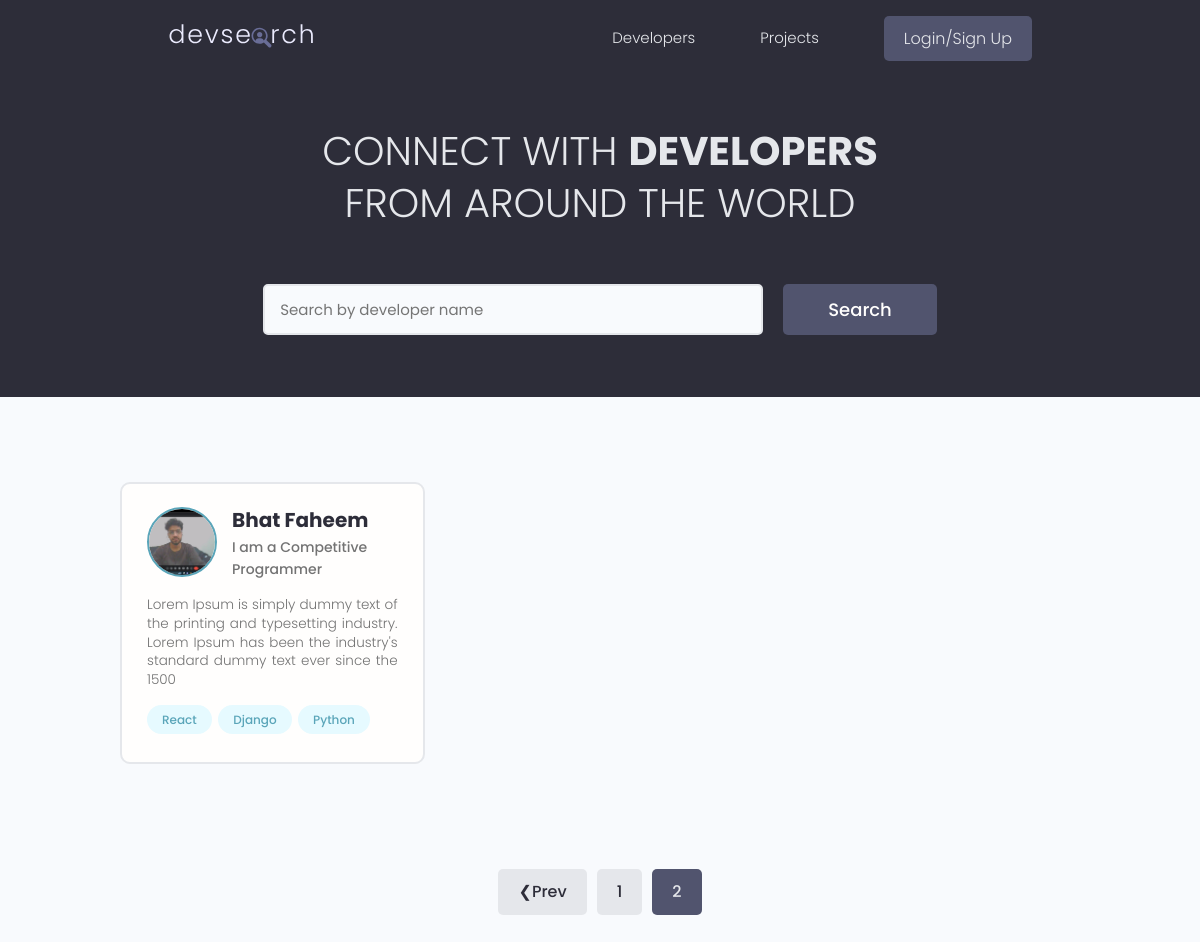
Page /?page=2 on the earlier database version.
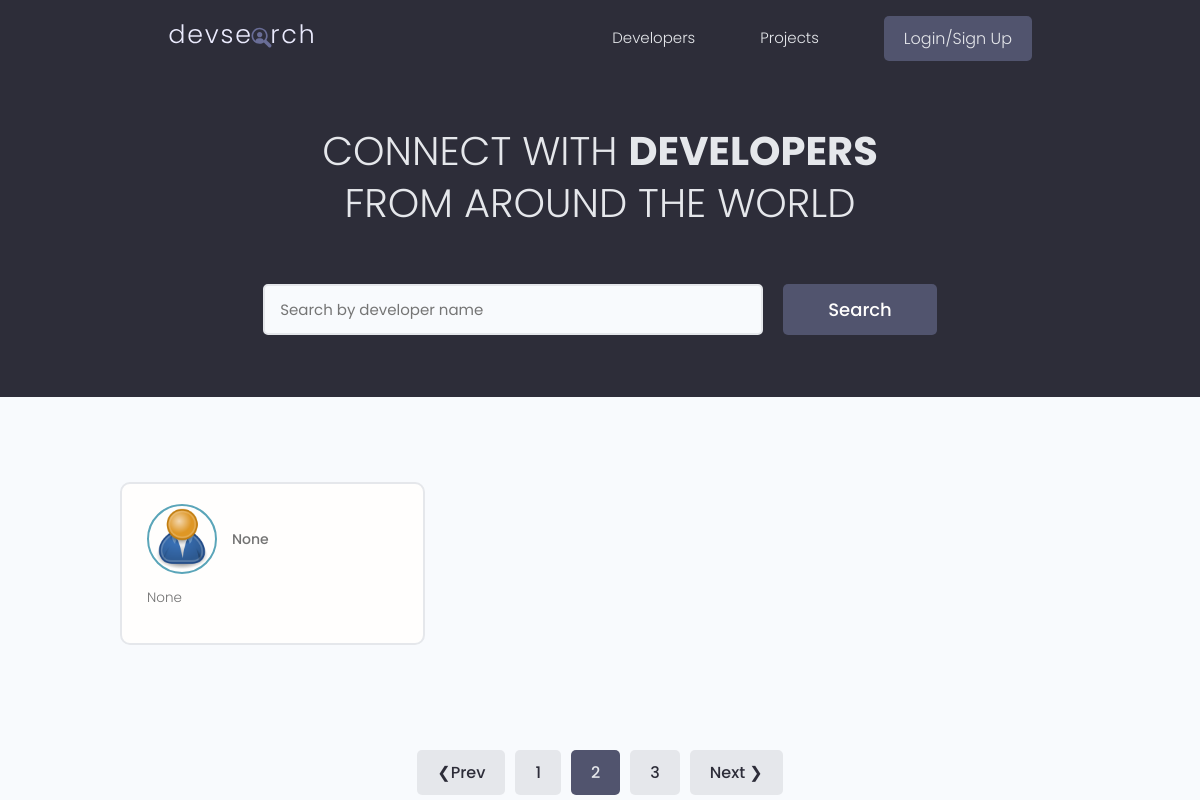
Same page on the later database version.
### users/models.py (models this page shows, shortened)
class Profile(models.Model):
    user = models.OneToOneField(User, on_delete=models.CASCADE, null=True, blank=True)
    name = models.CharField(max_length=200, blank=True, null=True)
    username = models.CharField(max_length=200, blank=True, null=True)
    location = models.CharField(max_length=200, blank=True, null=True)
    email = models.EmailField(max_length=500, null=True, blank=True)
    short_intro = models.CharField(max_length=200, blank=True, null=True)
    bio = models.TextField(blank=True, null=True)
    profile_img = models.ImageField(
        null=True,
        blank=True,
        upload_to="profiles/",
        default="profiles/user-default.png",
    )
    social_github = models.CharField(max_length=200, blank=True, null=True)
    social_twitter = models.CharField(max_length=200, blank=True, null=True)
    social_linkedin = models.CharField(max_length=200, blank=True, null=True)
    social_youtube = models.CharField(max_length=200, blank=True, null=True)
    social_website = models.CharField(max_length=200, blank=True, null=True)
    created = models.DateTimeField(auto_now_add=True)
    id = models.UUIDField(
        default=uuid.uuid4, unique=True, primary_key=True, editable=False
    )

class Skill(models.Model):
    owner = models.ForeignKey(Profile, on_delete=models.CASCADE, null=True, blank=True)
    name = models.CharField(max_length=200, blank=True, null=True)
    description = models.TextField(null=True, blank=True)
    created = models.DateTimeField(auto_now_add=True)
    id = models.UUIDField(
        default=uuid.uuid4, unique=True, primary_key=True, editable=False
    )
    def __str__(self):
        return str(self.name)

### users/views.py (the view)
# urls.py: path("", views.profiles, name="profiles"),
def profiles(request):
    profiles, search_query = searchProfiles(request)
    custom_range, profiles = paginationProfiles(request, profiles, 1)
    context = {
        "profiles": profiles,
        "search_query": search_query,
        "custom_range": custom_range,
    }
    return render(request, "users/profiles.html", context)

### users/utils.py (called while the page is built)
def paginationProfiles(request, profiles, results):
    page = request.GET.get("page")
    paginator = Paginator(profiles, results)
    try:
        profiles = paginator.page(page)
    except PageNotAnInteger:
        page = 1
        profiles = paginator.page(page)
    except EmptyPage:
        page = paginator.num_pages
        profiles = paginator.page(page)
    leftIndex = int(page) - 4
    if leftIndex < 1:
        leftIndex = 1
    rightIndex = int(page) + 5
    if rightIndex > paginator.num_pages:
        rightIndex = paginator.num_pages + 1
    custom_range = range(leftIndex, rightIndex)
    return custom_range, profiles

def searchProfiles(request):
    search_query = ""
    if request.GET.get("search_query"):
        search_query = request.GET.get("search_query")
    skills = Skill.objects.filter(name__icontains=search_query)
    profiles = Profile.objects.distinct().filter(
        Q(name__icontains=search_query)
        | Q(short_intro__icontains=search_query)
        | Q(skill__in=skills)
    )
    return profiles, search_query

### users/templates/users/profiles.html (shortened to what this page needs)
{% extends 'main.html' %} {% block content %}
<main class="home">
  <section class="hero-section text-center">
    <div class="container container--narrow">
      <div class="hero-section__box">
        <h2>CONNECT WITH <span>DEVELOPERS</span></h2>
        <h2>FROM AROUND THE WORLD</h2>
      </div>
      <div class="hero-section__search">
        <form
          id="searchForm"
          class="form"
          action="{% url 'profiles' %}"
          method="get"
        >
          <div class="form__field">
            <input
              class="input input--text"
              id="formInput#search"
              type="text"
              name="search_query"
              value="{{search_query}}"
              placeholder="Search by developer name"
            />
          </div>
          <input class="btn btn--sub btn--lg" type="submit" value="Search" />
        </form>
      </div>
    </div>
  </section>
  <section class="devlist">
    <div class="container">
      <div class="grid grid--three">
        {% for profile in profiles %}
        <div class="column card">
          <div class="dev">
            <a href="{% url 'user-profile' profile.id %}" class="card__body">
              <div class="dev__profile">
                <img
                  class="avatar avatar--md"
                  src="{{ profile.profile_img.url}}"
                  alt="image"
                />
                <div class="dev__meta">
                  <h3>{{profile.name}}</h3>
                  <h5>{{profile.short_intro|slice:"60"}}</h5>
                </div>
              </div>
              <p class="dev__info">{{profile.bio|slice:"150"}}</p>
              <div class="dev__skills">
                {% for skill in profile.skill_set.all|slice:"5" %}
                <span class="tag tag--pill tag--main">
                  <small>{{skill}}</small>
                </span>
                {% endfor %}
              </div>
            </a>
          </div>
        </div>
        {% endfor %}
      </div>
    </div>
  </section>
  {% include 'pagination.html' with queryset=profiles %}
</main>
{% endblock%}

Differences in the rows shown:
no longer on this page (row unchanged): Profile: profile_img (picture), name "Bhat Faheem", short_intro "I am a Competitive Programmer", bio "Lorem Ipsum is simply dummy text of the printing and typesetting industry. Lorem Ipsum has been the industry's standard dummy text ever since the 1500"
no longer on this page (row unchanged): Skill: name "React"
no longer on this page (row unchanged): Skill: name "Django"
no longer on this page (row unchanged): Skill: name "Python"
added Profile: profile_img (placeholder picture), short_intro "None", bio "None"
Other differences:
new list line: "3"
text now shown: "Next ❯"
